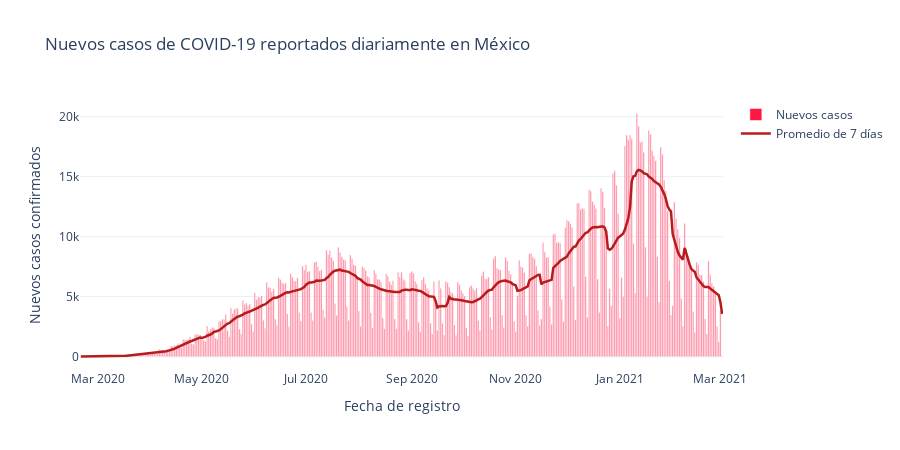
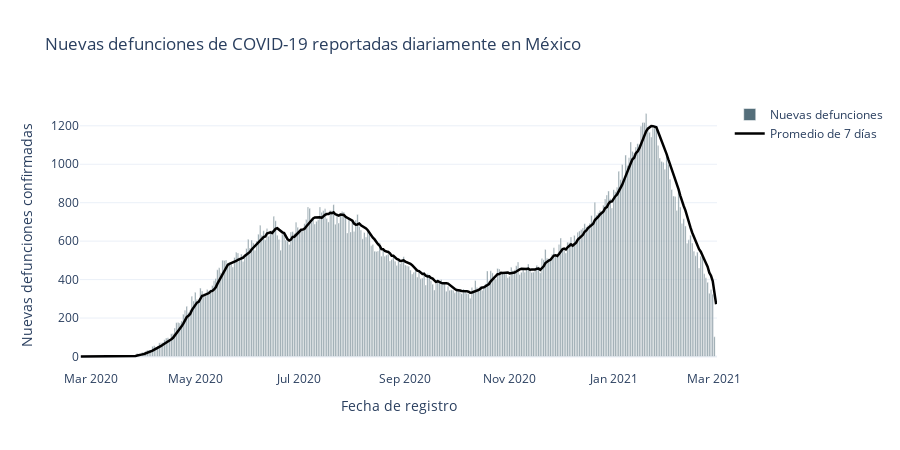

Notebook code for these charts, in order:
### Code cell
# fig_bar1_conf = px.bar(x =confirmados_por_fecha["fecha_ingreso"], y = confirmados_por_fecha["confirmados"], 
    
#                     labels= dict(x = "Fecha de registro", y = "Nuevos casos confirmados"), title="Nuevos casos de COVID-19 reportados diariamente", width = 900)
#fig_bar1_conf.update_traces( marker = dict(color = "#ff1744", opacity = 0.6))
# fig_bar2_def = px.bar(x = defunciones_por_fecha["fecha_defuncion"], y = defunciones_por_fecha["defunciones"],
#                         labels = dict(x = "Fecha de defunción", y = "Defunciones"), title = "Nuevas defunciones por COVID-19 reportadas diariamente", width = 900)

# fig_bar2_def.update_traces(marker = dict(color = "black"))

# Bar plots for confirmed and death cases ...
def show_confirmed_cases(x_vect,y_vect, region, anomalia):

    if anomalia == True:
        h = 600
        w = 1000
    else:
        h = 450
        w = 900

    fig_bar1 = go.Figure()
    fig_bar1.add_trace(go.Bar(x = x_vect, y = y_vect, 
                                marker = dict(color = "#ff1744", opacity = 0.6 ), name = "Nuevos casos"))
    #Average of seven days curve ...                             
    fig_bar1.add_trace(go.Scatter(x = x_vect, y =  average_of_seven_days(y_vect),
                                        mode = "lines", line = dict(color = "#b71c1c", width = 2.5), name = "Promedio de 7 días"))
    #custom layout
    fig_bar1.update_xaxes(title = "Fecha de registro",spikethickness= .4)
    fig_bar1.update_yaxes(title = "Nuevos casos confirmados")
    fig_bar1.update_layout(width = w, height = h, hovermode = "x unified", title = "Nuevos casos de COVID-19 reportados diariamente en " + region)
    #Showing figure ... 
    fig_bar1.show()

def show_deaths(x_vect,y_vect,region, anomalia):
    
    if anomalia == True:
        h = 600
        w = 1000
    else:
        h = 450
        w = 900
    # Death cases ...
    fig_bar2 = go.Figure()
    fig_bar2.add_trace(go.Bar(x = x_vect, y = y_vect,
                                marker = dict(color = "#546e7a", opacity = 0.75), name = "Nuevas defunciones"))
    #Average of seven days curve ...                         
    fig_bar2.add_trace(go.Scatter(x = x_vect, y =average_of_seven_days(y_vect, threshold = 2500),
                                        mode = "lines", line = dict(color = "black", width = 2.5), name = "Promedio de 7 días"))
    #custom layout
    fig_bar2.update_xaxes(title = "Fecha de registro",spikethickness= .4)
    fig_bar2.update_yaxes(title = "Nuevas defunciones confirmadas")
    fig_bar2.update_layout(width = w, height = h, hovermode = "x unified", title = "Nuevas defunciones de COVID-19 reportadas diariamente en " + region)
    #Showing figure ...
    fig_bar2.show()

show_confirmed_cases(confirmados_por_fecha["fecha_ingreso"],confirmados_por_fecha["confirmados"], "México", False)
show_deaths(defunciones_por_fecha["fecha_defuncion"],defunciones_por_fecha["defunciones"],"México", False)

### Figure 1 — Plotly figure (JSON) as saved in the notebook; plotly's stock layout.template omitted (floating-point values rounded to 4 significant figures; data arrays with more than 128 entries replaced by an {"elided": "..."} marker saying what was removed)
{"data": [{"marker": {"color": "#ff1744", "opacity": 0.6}, "name": "Nuevos casos", "type": "bar", "x": {"elided": "373 str values"}, "y": {"elided": "373 int values"}}, {"line": {"color": "#b71c1c", "width": 2.5}, "mode": "lines", "name": "Promedio de 7 días", "type": "scatter", "x": {"elided": "373 str values"}, "y": {"elided": "373 int values"}}], "layout": {"height": 450, "hovermode": "x unified", "title": {"text": "Nuevos casos de COVID-19 reportados diariamente en México"}, "width": 900, "xaxis": {"spikethickness": 0.4, "title": {"text": "Fecha de registro"}}, "yaxis": {"title": {"text": "Nuevos casos confirmados"}}}}

### Figure 2 — Plotly figure (JSON) as saved in the notebook; plotly's stock layout.template omitted (floating-point values rounded to 4 significant figures; data arrays with more than 128 entries replaced by an {"elided": "..."} marker saying what was removed)
{"data": [{"marker": {"color": "#546e7a", "opacity": 0.75}, "name": "Nuevas defunciones", "type": "bar", "x": {"elided": "352 str values"}, "y": {"elided": "352 int values"}}, {"line": {"color": "black", "width": 2.5}, "mode": "lines", "name": "Promedio de 7 días", "type": "scatter", "x": {"elided": "352 str values"}, "y": {"elided": "352 int values"}}], "layout": {"height": 450, "hovermode": "x unified", "title": {"text": "Nuevas defunciones de COVID-19 reportadas diariamente en México"}, "width": 900, "xaxis": {"spikethickness": 0.4, "title": {"text": "Fecha de registro"}}, "yaxis": {"title": {"text": "Nuevas defunciones confirmadas"}}}}
